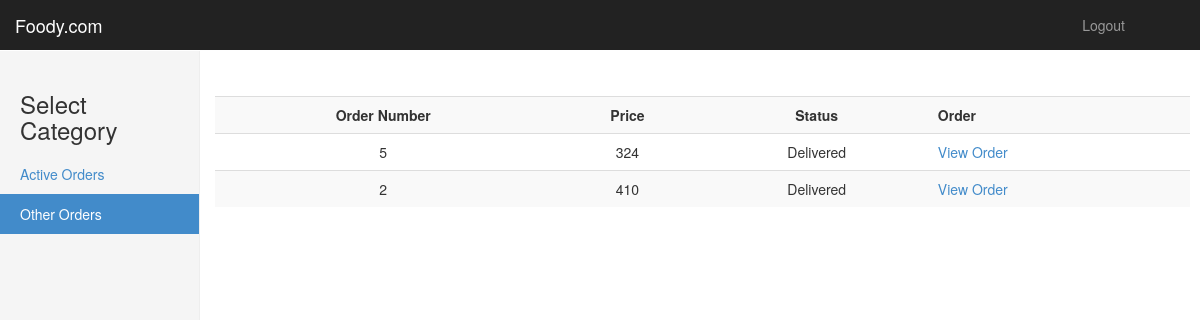
The app's page /manager/other.php (signed in) with its own data.
### tables this page shows
CREATE TABLE IF NOT EXISTS `orders` (
`id` int(11) NOT NULL,
  `user_id` int(11) NOT NULL,
  `discount_id` int(11) DEFAULT NULL,
  `price` int(11) DEFAULT NULL,
  `addressid` int(11) DEFAULT NULL,
  `status` tinyint(4) NOT NULL DEFAULT '0' COMMENT '0=not completed, 1=new, 2=Ready, 3=Transit, 4=Delivered'
);

### manager/other.php (the view, shortened to what this page needs)
<?php
    require_once('../includes/DbConnection.php');
    $query="SELECT * from orders where status=4 order by id DESC";
    $result=mysqli_query($connection,$query);
?>
<!DOCTYPE html>
<html lang="en">
<head>
    <link href="../assets/bootstrap/css/bootstrap.min.css" rel="stylesheet">
    <link href="../assets/css/dashboard.css" rel="stylesheet">
  </head>
  <body>
    <nav class="navbar navbar-inverse navbar-fixed-top">
      <div class="container-fluid">
        <div class="navbar-header">
          <a class="navbar-brand" href="#">Foody.com</a>
        </div>
        <div id="navbar" class="navbar-collapse collapse">
          <ul class="nav navbar-nav navbar-right">
            <li><a href="#"></a></li>
            <li><a href="../logout.php">Logout</a></li>
            <li><a href="#"></a></li>
            <li><a href="#"></a></li>
          </ul>
        </div>
      </div>
    </nav>
    <div class="container-fluid">
      <div class="row">
        <div class="col-sm-3 col-md-2 sidebar">
            <h3>Select Category</h3>
          <ul class="nav nav-sidebar">
            <li ><a href="index.php">Active Orders<span class="sr-only">(current)</span></a></li>
              <li class="active"><a href="#">Other Orders</a></li>
          </ul>
        </div>
        <div class="col-sm-9 col-sm-offset-3 col-md-10 col-md-offset-2 main">
            <div class="row" >
                <table class="table table-striped table-hover">
        		<tbody>
                	<tr>
						<th><center>Order Number</center></th>
                        <th><center>Price</center></th>
						<th><center>Status</center></th>
                        <th>Order</th>
                    </tr>
<?php                       if($result)
							while($row=mysqli_fetch_assoc($result)){
								$id= $row['id'];
								$price= (($row['price']==0 or is_null($row['price']))? "Order not completed" : $row['price']);
                                switch($row['status']){
                                    case 4: $status="Delivered";break;
                                }
								echo '<tr>';
                    			echo '<form action="'.htmlspecialchars($_SERVER["PHP_SELF"]).'" method="post">';
								echo "<td><center>{$id}</center></td>";
								echo "<td><center>{$price}</center></td>";
								echo "<td><center>{$status}</center></td>";
                                echo "<td><a href=\"checkorder.php?order={$id}\">View Order</td>";
                                echo '</form></tr>';
                            }
							?>
                </tbody>
                </table>
            </div>
        </div>
      </div>
    </div>
</body></html>

### assets/css/dashboard.css (style rules this page uses)
body { padding-top: 50px; }
.navbar-fixed-top { border: 0; }
.sidebar { display: none; }
@media (min-width: 768px) { .sidebar { position: fixed; top: 51px; bottom: 0; left: 0; z-index: 1000; display: block; padding: 20px; overflow-x: hidden; overflow-y: auto; background-color: #f5f5f5; border-right: 1px solid #eee; } }
.nav-sidebar { margin-right: -21px; margin-bottom: 20px; margin-left: -20px; }
.nav-sidebar > li > a { padding-right: 20px; padding-left: 20px; }
.nav-sidebar > .active > a, .nav-sidebar > .active > a:hover, .nav-sidebar > .active > a:focus { color: #fff; background-color: #428bca; }
.main { padding: 20px; }
@media (min-width: 768px) { .main { padding-right: 40px; padding-left: 40px; } }

### records on screen
orders: id "5", price "324", status "Delivered"
orders: id "2", price "410", status "Delivered"
